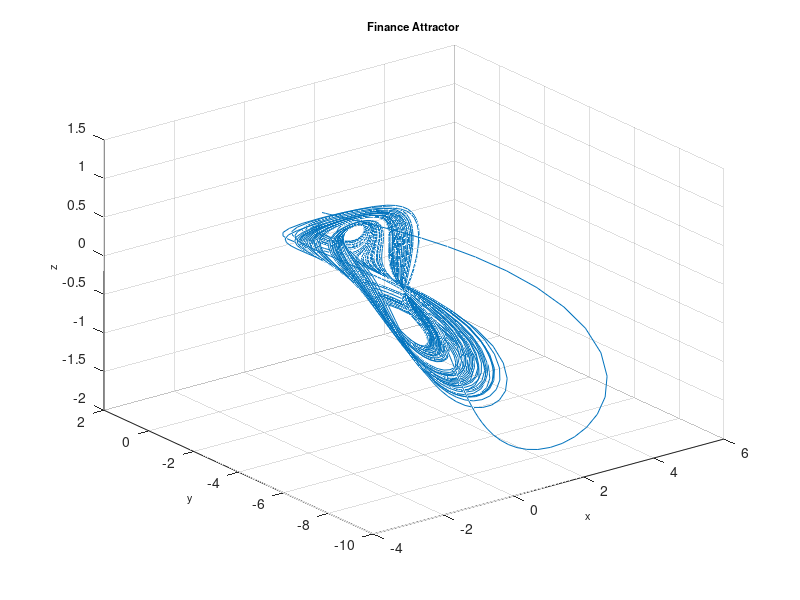

Write the MATLAB code that produced this figure.
function Finance
%==========================================================================
% Matlab program to plot a phase portrait of the 3D chaotic system
%==========================================================================
clear
clc
clf
%==================== Parameters ==========================================
a = 0.001; b=0.2; c=1.1;
%===================== Initial conditions =================================
initial=[1, 0.1, 0.2]; 
% =============== Solves ODEs =============================================
deq1=@(t,x) [((1/b)-a)*x(1)+x(3)+x(1)*x(2); -b*x(2)-x(1)^2; -x(1)-c*x(3)];
[~,sol] = ode45(deq1,[0, 700],initial);
%============= Runs simulation ============================================
    plot3(sol(:,1),sol(:,2),sol(:,3)),grid
    title('Finance Attractor','fontsize',8)
    xlabel('x','fontsize',8)
    ylabel('y','fontsize',8)
    zlabel('z','fontsize',8)
%================= End of program =========================================